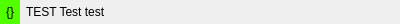
<?xml version="1.0" encoding="UTF-8"?>
<ui version="4.0">
 <class>GroupTreeWidgetItem</class>
 <widget class="QWidget" name="GroupTreeWidgetItem">
  <property name="geometry">
   <rect>
    <x>0</x>
    <y>0</y>
    <width>400</width>
    <height>24</height>
   </rect>
  </property>
  <layout class="QHBoxLayout" name="horizontalLayout_2">
   <property name="leftMargin">
    <number>0</number>
   </property>
   <property name="topMargin">
    <number>0</number>
   </property>
   <property name="rightMargin">
    <number>0</number>
   </property>
   <property name="bottomMargin">
    <number>0</number>
   </property>
   <item>
    <widget class="QStackedWidget" name="stackedWidget">
     <widget class="QWidget" name="page">
      <layout class="QHBoxLayout" name="horizontalLayout">
       <property name="leftMargin">
        <number>0</number>
       </property>
       <property name="topMargin">
        <number>0</number>
       </property>
       <property name="rightMargin">
        <number>0</number>
       </property>
       <property name="bottomMargin">
        <number>0</number>
       </property>
       <item>
        <widget class="QLabel" name="groupLabel">
         <property name="minimumSize">
          <size>
           <width>20</width>
           <height>0</height>
          </size>
         </property>
         <property name="styleSheet">
          <string notr="true">background-color: rgb(81, 255, 0);</string>
         </property>
         <property name="text">
          <string>{}</string>
         </property>
         <property name="alignment">
          <set>Qt::AlignCenter</set>
         </property>
        </widget>
       </item>
       <item>
        <widget class="QLabel" name="label">
         <property name="text">
          <string>TEST Test test</string>
         </property>
        </widget>
       </item>
       <item>
        <spacer name="horizontalSpacer">
         <property name="orientation">
          <enum>Qt::Horizontal</enum>
         </property>
         <property name="sizeHint" stdset="0">
          <size>
           <width>40</width>
           <height>20</height>
          </size>
         </property>
        </spacer>
       </item>
      </layout>
     </widget>
     <widget class="QWidget" name="page_2">
      <layout class="QHBoxLayout" name="horizontalLayout_3">
       <property name="leftMargin">
        <number>0</number>
       </property>
       <property name="topMargin">
        <number>0</number>
       </property>
       <property name="rightMargin">
        <number>0</number>
       </property>
       <property name="bottomMargin">
        <number>0</number>
       </property>
       <item>
        <widget class="QLineEdit" name="lineEdit"/>
       </item>
      </layout>
     </widget>
    </widget>
   </item>
  </layout>
 </widget>
 <resources/>
 <connections/>
</ui>
